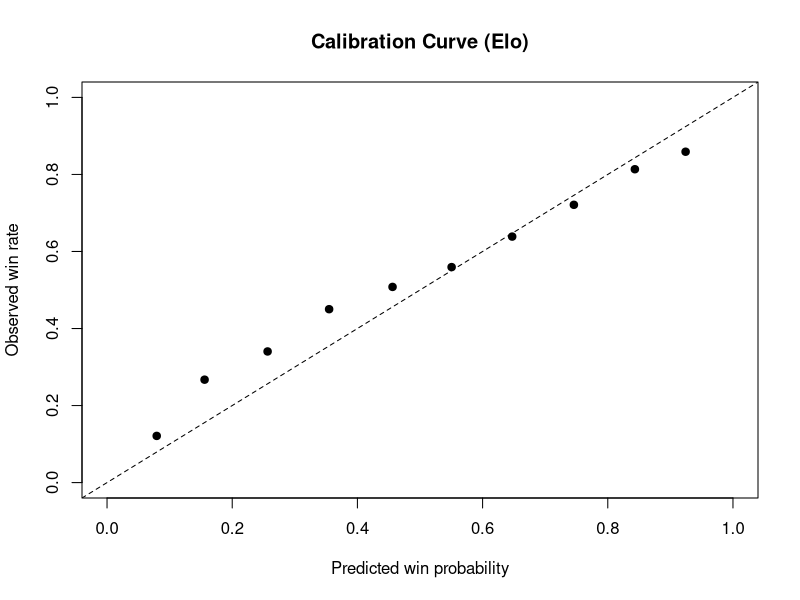

Recreate this plot in R.
# Goal: Estimate the probability that a team wins a match based on match context
# (tournament importance and match format)
# Given (team1, team2) and pre-match context
# Predict P(team1 wins the match)
# Elo system: https://en.wikipedia.org/wiki/Elo_rating_system

# -----------------------------
# Load and prepare match data
# -----------------------------

# Read match-level data
data <- read.csv("cs2_results.csv")

# -----------------------------
# Clean and parse match date
# -----------------------------

# Remove leading text from time column
clean_time <- sub("^Results for\\s+", "", data$time)

# Remove ordinal suffixes (e.g., 31st -> 31)
clean_time <- gsub("([0-9]{1,2})(st|nd|rd|th)", "\\1", clean_time)

# Convert to Date
data$match_date <- as.Date(clean_time, format = "%B %d %Y")

# Sort matches chronologically
data <- data[order(data$match_date), ]
row.names(data) <- NULL

# -----------------------------
# Helper functions
# -----------------------------

# Normalize match format:
# bo3 / bo5 kept as-is, map names treated as bo1
normalize_format <- function(shape) {
  s <- tolower(trimws(as.character(shape)))
  ifelse(s %in% c("bo3", "bo5"), s, "bo1")
}

# Match format weight (sqrt rule)
# bo1 = 1
# bo3 = sqrt(3)
# bo5 = sqrt(5)
format_weight <- function(fmt) {
  fmt <- normalize_format(fmt)
  ifelse(fmt == "bo5", sqrt(5),
         ifelse(fmt == "bo3", sqrt(3), 1.0))
}

# Tournament importance weight:
# stars in [0, 5] mapped to [0.8, 1.6]
importance_weight <- function(stars) {
  stars <- as.numeric(stars)
  0.80 + 0.80 * (stars / 5)
}

# Elo win probability (base-10 logistic, scale = s)
elo_prob <- function(r1, r2, s) {
  1 / (1 + 10 ^ ((r2 - r1) / s))
}

# Pre-compute normalized match format
data$format <- normalize_format(data$shape)

# -----------------------------
# Elo setup
# -----------------------------

K <- 48
initial_elo <- 1500
ratings <- new.env(parent = emptyenv())

# Get current rating for a team (initialize if unseen)
get_rating <- function(team) {
  key <- as.character(team)[1]
  if (!exists(key, envir = ratings, inherits = FALSE)) {
    assign(key, initial_elo, envir = ratings)
  }
  get(key, envir = ratings, inherits = FALSE)
}

# Set updated rating for a team
set_rating <- function(team, value) {
  key <- as.character(team)[1]
  assign(key, value, envir = ratings)
}

# Storage for per-match outputs
n <- nrow(data)
pred_p <- numeric(n)
k_eff  <- numeric(n)
r1_pre <- numeric(n)
r2_pre <- numeric(n)

# -----------------------------
# Elo loop (chronological)
# -----------------------------

for (i in seq_len(n)) {
  t1 <- data$team1[i]
  t2 <- data$team2[i]
  y  <- data$target[i]  # 1 if team1 wins, else 0
  
  # Pre-match ratings
  r1 <- get_rating(t1)
  r2 <- get_rating(t2)
  
  # Pre-match win probability
  p <- elo_prob(r1, r2, s = 450)
  
  # Context-adjusted K
  wf <- format_weight(data$format[i])
  wt <- importance_weight(data$stars_of_tournament[i])
  K_eff <- min(K * wf * wt, 3 * K)
  
  # Elo update
  delta <- K_eff * (y - p)
  set_rating(t1, r1 + delta)
  set_rating(t2, r2 - delta)
  
  # Store pre-match outputs
  pred_p[i] <- p
  k_eff[i]  <- K_eff
  r1_pre[i] <- r1
  r2_pre[i] <- r2
}

# -----------------------------
# Attach results to dataset
# -----------------------------

data$elo_p_team1_win <- pred_p
data$K_eff           <- k_eff
data$elo_team1_pre   <- r1_pre
data$elo_team2_pre   <- r2_pre

# -----------------------------
# Log loss evaluation
# -----------------------------

# Clip probabilities for numerical stability
eps <- 1e-15
p_clip <- pmin(pmax(data$elo_p_team1_win, eps), 1 - eps)

# Per-match log loss
data$logloss <- -(data$target * log(p_clip) +
                    (1 - data$target) * log(1 - p_clip))

# Mean log loss
mean_logloss <- mean(data$logloss, na.rm = TRUE)
mean_logloss

################ Calibration Plot ###################

# Calibration bins
n_bins <- 10
bins <- cut(
  data$elo_p_team1_win,
  breaks = seq(0, 1, length.out = n_bins + 1),
  include.lowest = TRUE
)
# Aggregate
calib <- aggregate(
  cbind(pred = data$elo_p_team1_win, y = data$target),
  by = list(bin = bins),
  FUN = mean
)

# Plot
plot(
  calib$pred, calib$y,
  xlim = c(0, 1),
  ylim = c(0, 1),
  xlab = "Predicted win probability",
  ylab = "Observed win rate",
  main = "Calibration Curve (Elo)",
  pch = 19
)
abline(0, 1, lty = 2)
